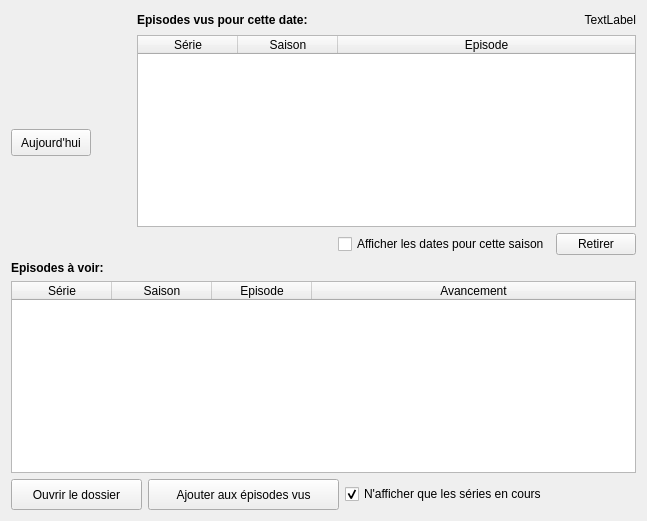
      <widget class="QWidget" name="tab">
       <attribute name="icon">
        <iconset>
         <normaloff>icons/application-view-tile.ico</normaloff>icons/application-view-tile.ico</iconset>
       </attribute>
       <attribute name="title">
        <string>Planning</string>
       </attribute>
       <layout class="QVBoxLayout" name="verticalLayout_4">
        <item>
         <layout class="QHBoxLayout" name="horizontalLayout_3">
          <item>
           <layout class="QVBoxLayout" name="verticalLayout_3">
            <item>
             <layout class="QHBoxLayout" name="horizontalLayout_31">
              <item>
               <spacer name="horizontalSpacer_13">
                <property name="orientation">
                 <enum>Qt::Horizontal</enum>
                </property>
                <property name="sizeHint" stdset="0">
                 <size>
                  <width>40</width>
                  <height>20</height>
                 </size>
                </property>
               </spacer>
              </item>
             </layout>
            </item>
            <item>
             <layout class="QHBoxLayout" name="horizontalLayout_30" stretch="30,0">
              <property name="sizeConstraint">
               <enum>QLayout::SetDefaultConstraint</enum>
              </property>
              <item>
               <widget class="QPushButton" name="pushButton_9">
                <property name="maximumSize">
                 <size>
                  <width>101</width>
                  <height>27</height>
                 </size>
                </property>
                <property name="text">
                 <string>Aujourd'hui</string>
                </property>
                <property name="icon">
                 <iconset>
                  <normaloff>icons/today.ico</normaloff>icons/today.ico</iconset>
                </property>
               </widget>
              </item>
              <item>
               <spacer name="horizontalSpacer_6">
                <property name="orientation">
                 <enum>Qt::Horizontal</enum>
                </property>
                <property name="sizeHint" stdset="0">
                 <size>
                  <width>40</width>
                  <height>20</height>
                 </size>
                </property>
               </spacer>
              </item>
             </layout>
            </item>
           </layout>
          </item>
          <item>
           <layout class="QVBoxLayout" name="verticalLayout_2">
            <item>
             <layout class="QHBoxLayout" name="horizontalLayout_2">
              <item>
               <widget class="QLabel" name="label_10">
                <property name="font">
                 <font>
                  <weight>75</weight>
                  <bold>true</bold>
                 </font>
                </property>
                <property name="text">
                 <string>Episodes vus pour cette date:</string>
                </property>
               </widget>
              </item>
              <item>
               <widget class="QLabel" name="label_37">
                <property name="minimumSize">
                 <size>
                  <width>221</width>
                  <height>18</height>
                 </size>
                </property>
                <property name="layoutDirection">
                 <enum>Qt::LeftToRight</enum>
                </property>
                <property name="text">
                 <string>TextLabel</string>
                </property>
                <property name="alignment">
                 <set>Qt::AlignRight|Qt::AlignTrailing|Qt::AlignVCenter</set>
                </property>
               </widget>
              </item>
             </layout>
            </item>
            <item>
             <widget class="QTableWidget" name="tableWidget_2">
              <property name="minimumSize">
               <size>
                <width>499</width>
                <height>126</height>
               </size>
              </property>
              <property name="font">
               <font>
                <weight>50</weight>
                <bold>false</bold>
               </font>
              </property>
              <property name="layoutDirection">
               <enum>Qt::LeftToRight</enum>
              </property>
              <property name="editTriggers">
               <set>QAbstractItemView::NoEditTriggers</set>
              </property>
              <property name="selectionMode">
               <enum>QAbstractItemView::SingleSelection</enum>
              </property>
              <property name="selectionBehavior">
               <enum>QAbstractItemView::SelectRows</enum>
              </property>
              <property name="rowCount">
               <number>0</number>
              </property>
              <attribute name="horizontalHeaderDefaultSectionSize">
               <number>100</number>
              </attribute>
              <attribute name="horizontalHeaderHighlightSections">
               <bool>true</bool>
              </attribute>
              <attribute name="horizontalHeaderShowSortIndicator" stdset="0">
               <bool>false</bool>
              </attribute>
              <attribute name="horizontalHeaderStretchLastSection">
               <bool>true</bool>
              </attribute>
              <attribute name="verticalHeaderVisible">
               <bool>false</bool>
              </attribute>
              <attribute name="verticalHeaderMinimumSectionSize">
               <number>20</number>
              </attribute>
              <attribute name="verticalHeaderDefaultSectionSize">
               <number>20</number>
              </attribute>
              <column>
               <property name="text">
                <string>Série</string>
               </property>
              </column>
              <column>
               <property name="text">
                <string>Saison</string>
               </property>
              </column>
              <column>
               <property name="text">
                <string>Episode</string>
               </property>
              </column>
             </widget>
            </item>
            <item>
             <layout class="QHBoxLayout" name="horizontalLayout_32">
              <item>
               <spacer name="horizontalSpacer_5">
                <property name="orientation">
                 <enum>Qt::Horizontal</enum>
                </property>
                <property name="sizeHint" stdset="0">
                 <size>
                  <width>40</width>
                  <height>20</height>
                 </size>
                </property>
               </spacer>
              </item>
              <item>
               <widget class="QCheckBox" name="season_dates_checkbox">
                <property name="text">
                 <string>Afficher les dates pour cette saison</string>
                </property>
               </widget>
              </item>
              <item>
               <widget class="QPushButton" name="planningDeleteButton">
                <property name="maximumSize">
                 <size>
                  <width>91</width>
                  <height>31</height>
                 </size>
                </property>
                <property name="text">
                 <string>Retirer</string>
                </property>
                <property name="icon">
                 <iconset>
                  <normaloff>icons/edit-delete-5.ico</normaloff>icons/edit-delete-5.ico</iconset>
                </property>
               </widget>
              </item>
             </layout>
            </item>
           </layout>
          </item>
         </layout>
        </item>
        <item>
         <layout class="QVBoxLayout" name="verticalLayout">
          <item>
           <widget class="QLabel" name="label_9">
            <property name="font">
             <font>
              <weight>75</weight>
              <bold>true</bold>
             </font>
            </property>
            <property name="text">
             <string>Episodes à voir:</string>
            </property>
           </widget>
          </item>
          <item>
           <widget class="QTableWidget" name="tableWidget_3">
            <property name="minimumSize">
             <size>
              <width>497</width>
              <height>164</height>
             </size>
            </property>
            <property name="font">
             <font>
              <weight>50</weight>
              <bold>false</bold>
             </font>
            </property>
            <property name="layoutDirection">
             <enum>Qt::LeftToRight</enum>
            </property>
            <property name="editTriggers">
             <set>QAbstractItemView::NoEditTriggers</set>
            </property>
            <property name="selectionMode">
             <enum>QAbstractItemView::SingleSelection</enum>
            </property>
            <property name="selectionBehavior">
             <enum>QAbstractItemView::SelectRows</enum>
            </property>
            <attribute name="horizontalHeaderStretchLastSection">
             <bool>true</bool>
            </attribute>
            <attribute name="verticalHeaderVisible">
             <bool>false</bool>
            </attribute>
            <attribute name="verticalHeaderMinimumSectionSize">
             <number>20</number>
            </attribute>
            <attribute name="verticalHeaderDefaultSectionSize">
             <number>20</number>
            </attribute>
            <attribute name="verticalHeaderStretchLastSection">
             <bool>false</bool>
            </attribute>
            <column>
             <property name="text">
              <string>Série</string>
             </property>
            </column>
            <column>
             <property name="text">
              <string>Saison</string>
             </property>
            </column>
            <column>
             <property name="text">
              <string>Episode</string>
             </property>
            </column>
            <column>
             <property name="text">
              <string>Avancement</string>
             </property>
            </column>
           </widget>
          </item>
          <item>
           <layout class="QHBoxLayout" name="horizontalLayout">
            <item>
             <widget class="QPushButton" name="pushButton_13">
              <property name="enabled">
               <bool>true</bool>
              </property>
              <property name="minimumSize">
               <size>
                <width>131</width>
                <height>31</height>
               </size>
              </property>
              <property name="maximumSize">
               <size>
                <width>131</width>
                <height>31</height>
               </size>
              </property>
              <property name="toolTip">
               <string>Ouvre le dossier de la série (si celui-ci à été défini)</string>
              </property>
              <property name="text">
               <string>Ouvrir le dossier</string>
              </property>
              <property name="icon">
               <iconset>
                <normaloff>icons/folder-2.ico</normaloff>icons/folder-2.ico</iconset>
              </property>
             </widget>
            </item>
            <item>
             <widget class="QPushButton" name="planningAddButton">
              <property name="minimumSize">
               <size>
                <width>191</width>
                <height>31</height>
               </size>
              </property>
              <property name="maximumSize">
               <size>
                <width>191</width>
                <height>31</height>
               </size>
              </property>
              <property name="text">
               <string>Ajouter aux épisodes vus</string>
              </property>
              <property name="icon">
               <iconset>
                <normaloff>icons/edit-add-4.ico</normaloff>icons/edit-add-4.ico</iconset>
              </property>
             </widget>
            </item>
            <item>
             <widget class="QCheckBox" name="checkBox">
              <property name="text">
               <string>N'afficher que les séries en cours</string>
              </property>
              <property name="checked">
               <bool>true</bool>
              </property>
             </widget>
            </item>
           </layout>
          </item>
         </layout>
        </item>
       </layout>
      </widget>
